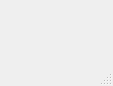
<?xml version="1.0" encoding="UTF-8"?>
<ui version="4.0">
 <class>MainWindow</class>
 <widget class="QMainWindow" name="MainWindow">
  <property name="geometry">
   <rect>
    <x>0</x>
    <y>0</y>
    <width>113</width>
    <height>86</height>
   </rect>
  </property>
  <property name="windowTitle">
   <string>Plateformes Logicielles C++</string>
  </property>
  <widget class="QWidget" name="centralwidget"/>
  <widget class="QMenuBar" name="menubar">
   <property name="geometry">
    <rect>
     <x>0</x>
     <y>0</y>
     <width>113</width>
     <height>43</height>
    </rect>
   </property>
  </widget>
  <widget class="QStatusBar" name="statusbar"/>
 </widget>
 <resources/>
 <connections/>
</ui>
